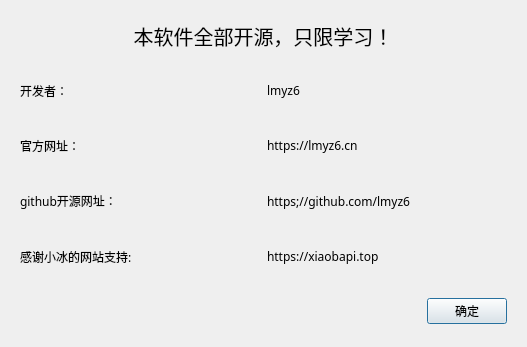
<?xml version="1.0" encoding="UTF-8"?>
<ui version="4.0">
 <class>Dialog</class>
 <widget class="QDialog" name="Dialog">
  <property name="geometry">
   <rect>
    <x>0</x>
    <y>0</y>
    <width>527</width>
    <height>347</height>
   </rect>
  </property>
  <property name="windowTitle">
   <string>关于软件</string>
  </property>
  <layout class="QVBoxLayout" name="verticalLayout">
   <item>
    <widget class="QLabel" name="label_5">
     <property name="font">
      <font>
       <pointsize>15</pointsize>
      </font>
     </property>
     <property name="text">
      <string>本软件全部开源，只限学习！</string>
     </property>
     <property name="alignment">
      <set>Qt::AlignCenter</set>
     </property>
    </widget>
   </item>
   <item>
    <widget class="QWidget" name="widget" native="true">
     <property name="font">
      <font>
       <family>Microsoft Tai Le</family>
      </font>
     </property>
     <layout class="QHBoxLayout" name="horizontalLayout">
      <item>
       <widget class="QLabel" name="label">
        <property name="text">
         <string>开发者：</string>
        </property>
       </widget>
      </item>
      <item>
       <widget class="QLabel" name="label_2">
        <property name="text">
         <string>lmyz6</string>
        </property>
       </widget>
      </item>
     </layout>
    </widget>
   </item>
   <item>
    <widget class="QWidget" name="widget_2" native="true">
     <property name="font">
      <font>
       <family>Microsoft Tai Le</family>
      </font>
     </property>
     <layout class="QHBoxLayout" name="horizontalLayout_2">
      <item>
       <widget class="QLabel" name="label_3">
        <property name="text">
         <string>官方网址：</string>
        </property>
       </widget>
      </item>
      <item>
       <widget class="QLabel" name="label_4">
        <property name="text">
         <string>https://lmyz6.cn</string>
        </property>
       </widget>
      </item>
     </layout>
    </widget>
   </item>
   <item>
    <widget class="QWidget" name="widget_3" native="true">
     <property name="font">
      <font>
       <family>Microsoft Tai Le</family>
      </font>
     </property>
     <layout class="QHBoxLayout" name="horizontalLayout_3">
      <item>
       <widget class="QLabel" name="label_6">
        <property name="text">
         <string>github开源网址：</string>
        </property>
       </widget>
      </item>
      <item>
       <widget class="QLabel" name="label_7">
        <property name="text">
         <string>https;//github.com/lmyz6</string>
        </property>
       </widget>
      </item>
     </layout>
    </widget>
   </item>
   <item>
    <widget class="QWidget" name="widget_4" native="true">
     <property name="font">
      <font>
       <family>Microsoft Tai Le</family>
      </font>
     </property>
     <layout class="QHBoxLayout" name="horizontalLayout_4">
      <item>
       <widget class="QLabel" name="label_8">
        <property name="text">
         <string>感谢小冰的网站支持:</string>
        </property>
       </widget>
      </item>
      <item>
       <widget class="QLabel" name="label_9">
        <property name="text">
         <string>https://xiaobapi.top</string>
        </property>
       </widget>
      </item>
     </layout>
    </widget>
   </item>
   <item>
    <widget class="QWidget" name="widget_5" native="true">
     <layout class="QHBoxLayout" name="horizontalLayout_5">
      <item>
       <spacer name="horizontalSpacer">
        <property name="orientation">
         <enum>Qt::Horizontal</enum>
        </property>
        <property name="sizeHint" stdset="0">
         <size>
          <width>40</width>
          <height>20</height>
         </size>
        </property>
       </spacer>
      </item>
      <item>
       <widget class="QPushButton" name="pushButton">
        <property name="text">
         <string>确定</string>
        </property>
       </widget>
      </item>
     </layout>
    </widget>
   </item>
  </layout>
 </widget>
 <resources/>
 <connections/>
</ui>
